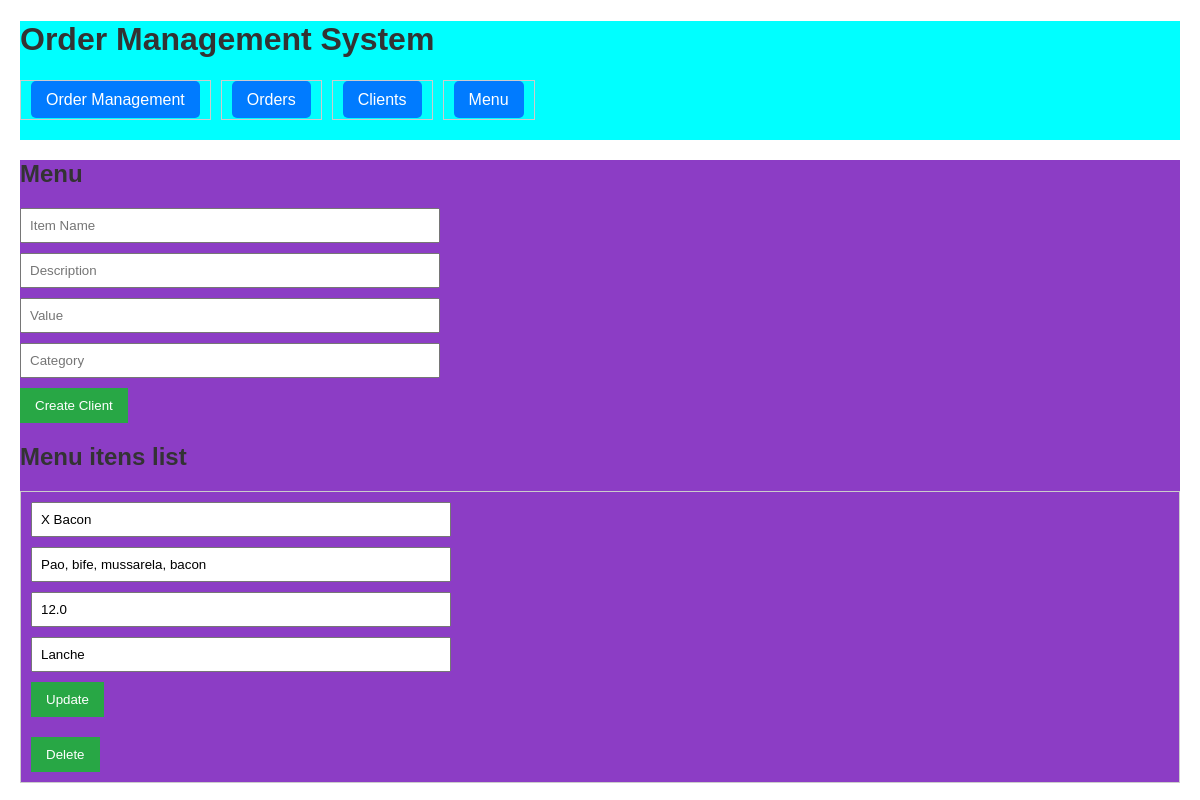
Before: /menu with the older database file.
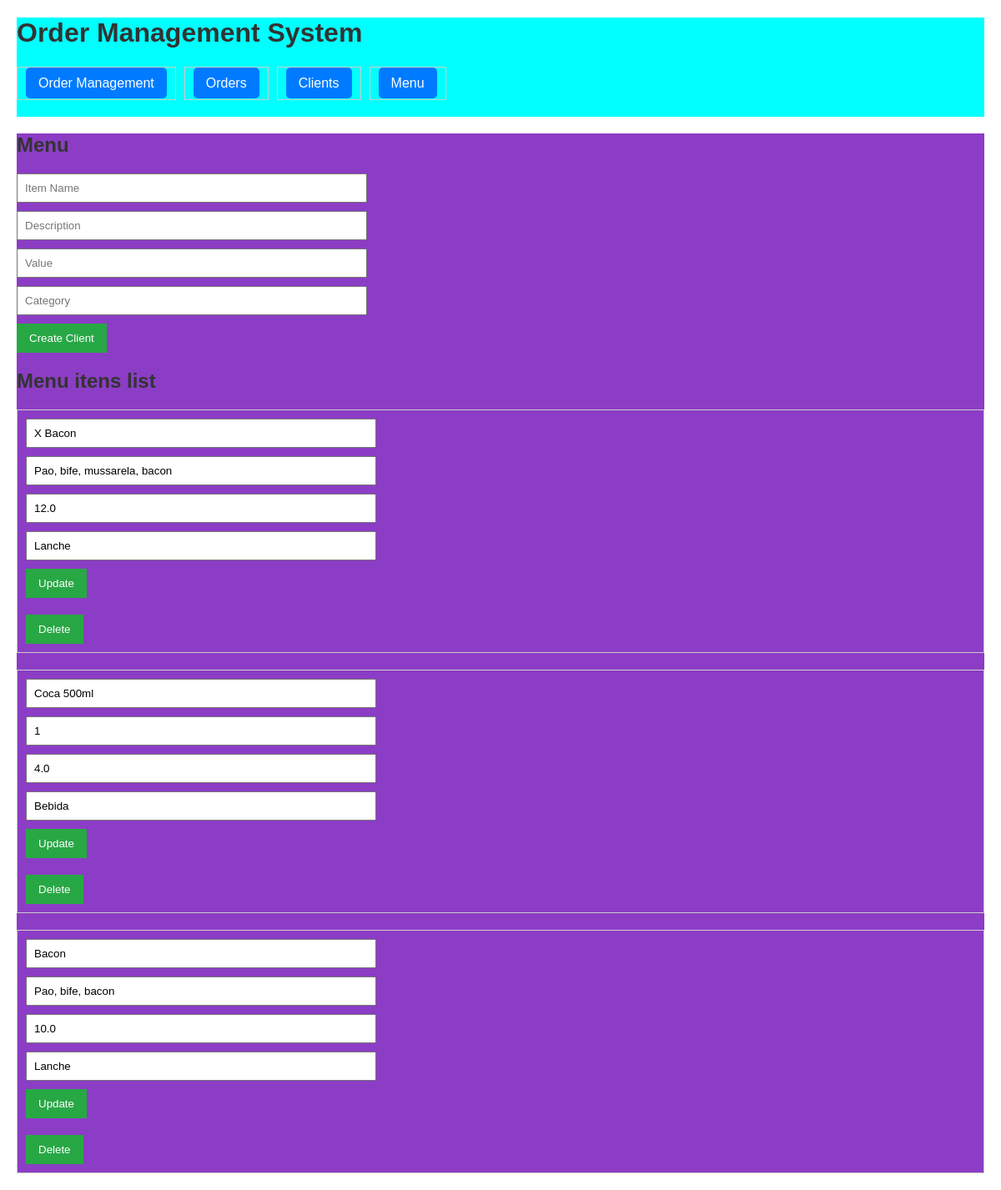
After: the same page with the newer database file.
### models.py (models this page shows)
class Menu(db.Model):
    id = db.Column(db.Integer, primary_key=True)
    item_name = db.Column(db.String(100), nullable=False)
    description = db.Column(db.String(200), nullable=False)
    item_value = db.Column(db.Float, nullable=False)
    category = db.Column(db.String(100), nullable=False)
    order_items = db.relationship('OrderItem', backref='menu_item', lazy=True)

### app.py (the view)
@app.route('/menu')
def menu():
    items = Menu.query.all()
    return render_template('menu.html', menu=items)

### templates/menu.html (shortened to what this page needs)
{% extends "base.html" %}
{% block content %}
<div id="container">
    <h2>Menu</h2>
    <form action="/menu" method="POST">
        <input type="text" name="item_name" placeholder="Item Name" required>
        <input type="text" name="description" placeholder="Description" required>
        <input type="number" name="item_value" placeholder="Value" required>
        <input type="text" name="category" placeholder="Category" required>
        <button type="submit">Create Client</button>
    </form>
    <h2>Menu itens list</h2>
    <ul>
        {% for itens in menu %}
        <li>
            <form action="/menu/{{ itens.id }}/update" method="POST">
                <input type="text" name="item_name" value="{{ itens.item_name }}" required>
                <input type="text" name="description" value="{{ itens.description }}" required>
                <input type="number" name="item_value" value="{{ itens.item_value }}" required>
                <input type="text" name="category" value="{{ itens.category }}" required>
                <button type="submit">Update</button>
            </form>
            <form action="/menu/{{ itens.id }}/delete" method="POST" style="display:inline;">
                <button type="submit">Delete</button>
            </form>
        </li>
        {% endfor %}
    </ul>
</div>
{% endblock %}

### templates/base.html (shortened to what this page needs)
<!DOCTYPE html>
<html lang="en">
<head>
    <link rel="stylesheet" href="/static/css/styles.css">
</head>
<body>
    <header>
        <h1>Order Management System</h1>
        <nav>
            <ul>
                <li><a href="{{ url_for('order_management') }}">Order Management</a></li>
                <li><a href="{{ url_for('orders') }}">Orders</a></li>
                <li><a href="{{ url_for('clients') }}">Clients</a></li>
                <li><a href="{{ url_for('menu') }}">Menu</a></li>
            </ul>
        </nav>
    </header>
    <main>
        {% block content %}{% endblock %}
    </main>
</body>
</html>

### static/css/styles.css (style rules this page uses)
body { font-family: Arial, sans-serif; margin: 20px; }
h1, h2 { color: #333; }
nav ul { list-style-type: none; padding: 0; margin: 0; display: flex; gap: 10px; }
nav ul li { display: inline; }
nav ul li a { text-decoration: none; padding: 10px 15px; background-color: #007bff; color: white; border-radius: 5px; }
form { margin-bottom: 20px; }
input, textarea, select { display: block; margin-bottom: 10px; padding: 8px; width: 100%; max-width: 400px; }
button { padding: 10px 15px; background-color: #28a745; color: white; border: none; cursor: pointer; }
ul { list-style-type: none; padding: 0; }
li { margin-bottom: 20px; padding: 10px; border: 1px solid #ccc; }
header { background-color: aqua; }
#container { background-color: #8c3dc5; }

Changed rows visible on the page:
added Menu: item_name "Coca 500ml", description "1", item_value "4.0", category "Bebida"
added Menu: item_name "Bacon", description "Pao, bife, bacon", item_value "10.0", category "Lanche"
